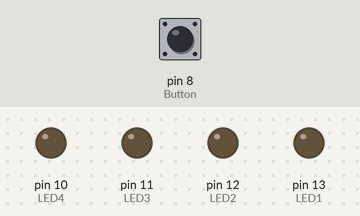
A sketch run on a simulated Arduino Uno, built with avr-gcc and run on an emulated ATmega328P. Shown: output pins drawn as LEDs (lit = HIGH). Inputs (shaded band) come from the test bench; at power-on: pin 8 (Button) LOW.

Above: at 3.0 s.
3.1 s: pin 8 (Button) pulled HIGH for 1.35 s
At 4.0 s:
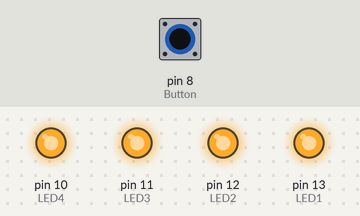
At 5.07 s:
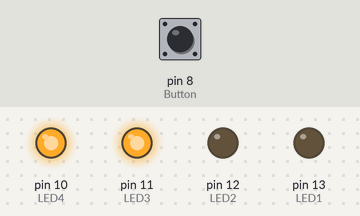
6.6 s: pin 8 (Button) pulled HIGH for 3.2 s
At 10.05 s:
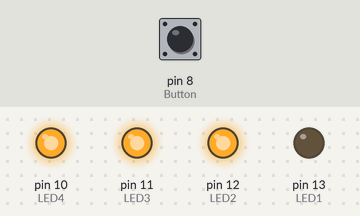
Timing chart, 0 to 12.3 s (numbered marks = the images above; inputs shaded):
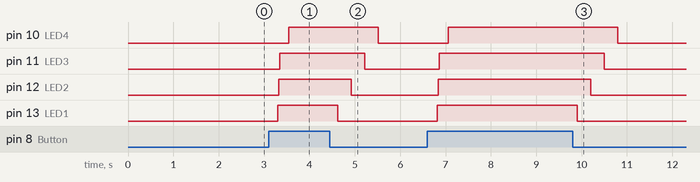

The sketch:

SS7_4LEDS.ino
```cpp
//MohamedKMohamed_SS7

int LED1 = 13;
int LED2 = 12;
int LED3 = 11;
int LED4 = 10;
int ButtonValue = 0;
int Button = 8;

void setup() {
   pinMode(LED1, OUTPUT);
   pinMode(LED2, OUTPUT);
   pinMode(LED3, OUTPUT);
   pinMode(LED4, OUTPUT);
   pinMode(Button, INPUT);
}


void loop() {
  ButtonValue = digitalRead(Button);
  if(ButtonValue!=0){
  digitalWrite(LED1, HIGH);
  delay(20);
  digitalWrite(LED2, HIGH);
  delay(20);
  digitalWrite(LED3, HIGH);
  delay(200);
  digitalWrite(LED4, HIGH);
  delay(200);
  }
  else{
  digitalWrite(LED1, LOW);
  delay(300);
  digitalWrite(LED2, LOW);
  delay(300);
  digitalWrite(LED3, LOW);
  delay(300);
  digitalWrite(LED4, LOW);
  delay(200);
  }

}
```

Measured:
- after the input at 3.1 s, pin 10 (LED4): LOW → HIGH after 0.44 s, → LOW 2.0 s later; pin 11 (LED3): LOW → HIGH after 0.24 s, → LOW 1.9 s later; pin 12 (LED2): LOW → HIGH after 0.22 s, → LOW 1.6 s later; pin 13 (LED1): LOW → HIGH after 0.20 s, → LOW 1.3 s later
- after the input at 6.6 s, pin 10 (LED4): LOW → HIGH after 0.46 s, → LOW 3.7 s later; pin 11 (LED3): LOW → HIGH after 0.26 s, → LOW 3.6 s later; pin 12 (LED2): LOW → HIGH after 0.24 s, → LOW 3.4 s later; pin 13 (LED1): LOW → HIGH after 0.22 s, → LOW 3.1 s later
